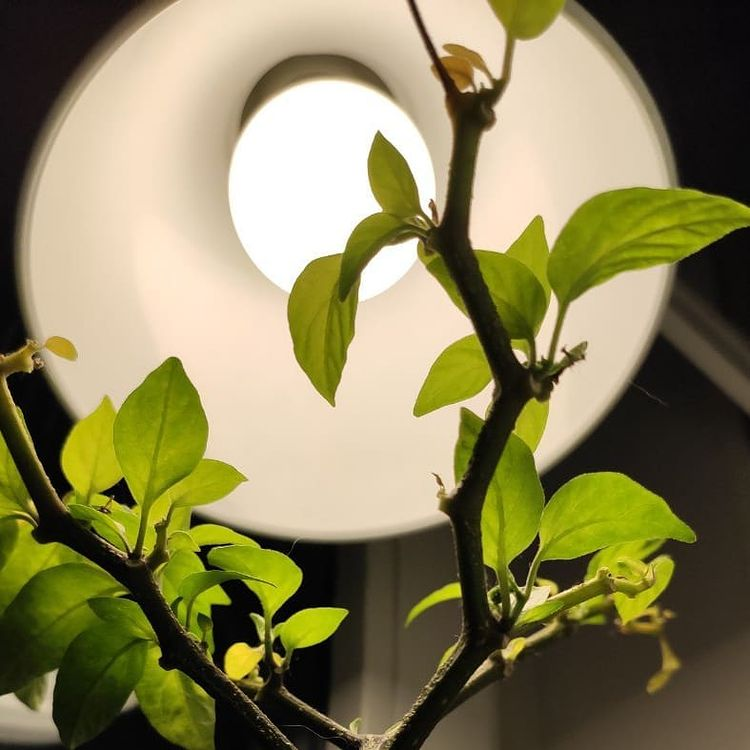
#> input picture img2.jpg, 750 x 750 px, found by its file name
$ python filter_with_filename.py
#> lines starting #> are read from the running program, lines starting #| are printed output that depends on the picture
from PIL import Image
import numpy as np
from numpy import array


def get_grayscale(x, y):
    """Возвращает оттенок серого цветного пикселя по полученным координатам пикселя
    :param x: координата по оси абсцис
    :param y: координата по оси ординат
    :return: оттенок серого

    >>> get_grayscale(0,0)
    4275
    >>> get_grayscale(75,0)
    1237
    >>> get_grayscale(300,300)
    4612
    >>> get_grayscale(675,675)
    11137
    """
    gray = 0
    for windows_x in range(x, min(x + width_img // width_moz, width_img)):
        for windows_y in range(y, min(y + height_img // height_moz, height_img)):
            R = img_arr[windows_x][windows_y][0]
            G = img_arr[windows_x][windows_y][1]
            B = img_arr[windows_x][windows_y][2]
            gray += (int(R) + int(G) + int(B)) / 3

    return int(gray // 100)


def make_chunk_grey_pictures(x, y, grayscale):
    """Преобразует часть цветов картинку соответсвую координатам X и Y на соответсвующий оттенок серого
       :param grayscale: оттенок серого
       :param x: координата по оси абсцис
       :param y: координата по оси ординат
       :return: картинка с изменённой областью цвеетов на оттенок серого grayscale
    """
    for windows_X in range(x, min(x + width_img // width_moz, width_img)):
        for windows_Y in range(y, min(y + height_img // height_moz, height_img)):
            img_arr[windows_X][windows_Y] = [int(grayscale // 50 * grayscale_step) * grayscale_step * 50] * 3
    return img_arr


def make_grey_pictures():
    """Преобразует цвета в картинки в соответсвующие оттенки серого
        :return: картинка состоящая из оттенков серого
    """
    global img_arr
    x = 0
    while x < width_img - 1:
        y = 0
        while y < height_img - 1:
            grayscale = get_grayscale(x, y)
            img_arr = make_chunk_grey_pictures(x, y, grayscale)
            y = y + width_img // width_moz
        x = x + height_img // height_moz
    res = Image.fromarray(img_arr)
    res.save(result_file)


file = 'D:\\Хакатон\\Filter\\img2.jpg'
result_file = 'D:\\Хакатон\\Filter\\img1.jpg'
img_arr = array(Image.open(file))
#> img_arr is the input picture: shape (750, 750, 3); mean R, G, B 136.4, 129.4, 87.9
width_img = len(img_arr)
#> width_img = 750
height_img = len(img_arr[1])
#> height_img = 750
width_moz = 10
height_moz = 10
grayscale_step = 1
make_grey_pictures()
#> the loop in make_grey_pictures, `while x < width_img - 1:` made 10 passes
#> x on passes 1 to 10: 75, 150, 225, 300, 375, 450, 525, 600, 675, 750
#> in make_grey_pictures, `res = Image.fromarray(img_arr)`:
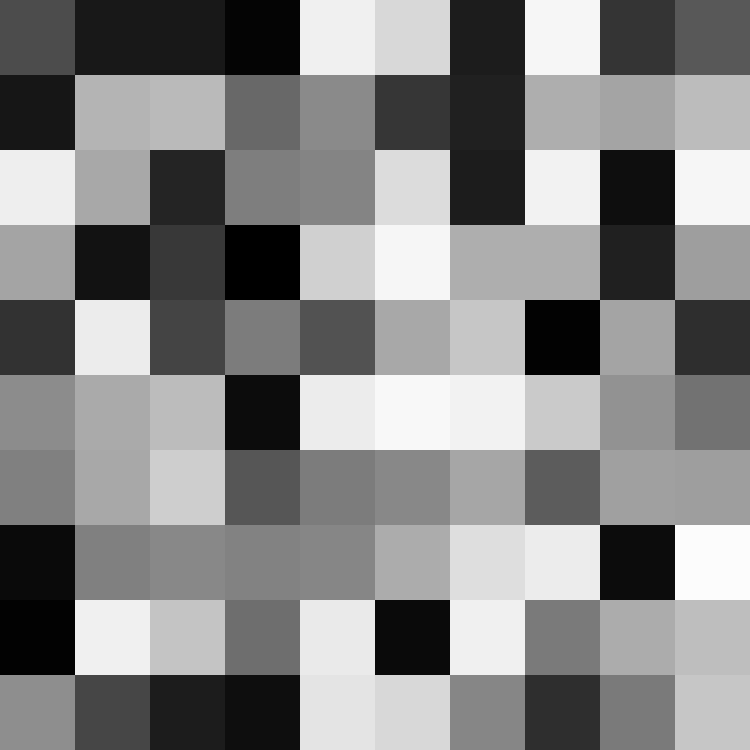
#> res: PIL image 750x750 RGB; min 0, max 252, mean 133.3

if __name__ == "__main__":
    import doctest
#> (the run stopped early here; a loop or call above may not have finished)

$ run again, with img_2.png saved as img2.jpg
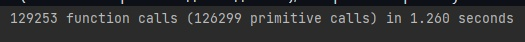
#> input picture img_2.png, 525 x 42 px, found by its file name
#> img_arr is the input picture: shape (42, 525, 3); mean R, G, B 46.9, 47.3, 48.3
#> width_img = 42
#> height_img = 525
#> the loop in make_grey_pictures, `while x < width_img - 1:` made 1 pass
#> x on pass 1: 52
#> after the loop in make_grey_pictures, `while x < width_img - 1:`: x = 52
#> in make_grey_pictures, `res = Image.fromarray(img_arr)`:
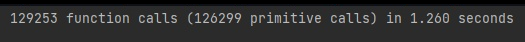
#> res: PIL image 525x42 RGB; mean R, G, B 45.2, 45.3, 45.6
